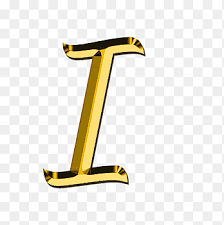
%> input picture Exsample/testImg.png, 224 x 225 px
$ octave Ex91_Centroid.m   (GNU Octave 9; MATLAB toolbox functions it lacks are replaced by stand-ins)
%> lines starting %> are read from the running program, lines starting %| are printed output that depends on the picture
% Centroid การหาจุดศูนย์ถ่วงของภาพ
% พร้อมทั้งหาแกนหลัก (Principle Axis)
% ซึ่งคือ eigen vector
clear
clf
f=imread('testImg.png');
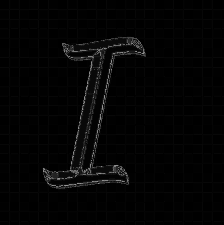
%> f: size 225x224 uint8; min 0, max 150, mean 4.6
f=im2double(f(:,:,1));
%> f: size 225x224 double
% calculate centroid
% (X-bar_K) = (M_U (1,0))/(M_U (0,0))
% (y-bar_j) = (M_U (0,1))/(M_U (0,0))
xbar = UnNormalizeMoment(f,1,0)/UnNormalizeMoment(f,0,0)
%> after the loop in UnNormalizeMoment, `for x=1:size(f,1)`: mn = 103567.7
%> xbar = 115.2
ybar = UnNormalizeMoment(f,0,1)/UnNormalizeMoment(f,0,0)
%> ybar = 99.3
% Calculate Convariance Matrix
U20 = UnNormalizeMoment(f,2,0);
%> U20 = 14878438.3
U02 = UnNormalizeMoment(f,0,2);
%> U02 = 10363676.4
U11 = UnNormalizeMoment(f,1,1);
%> U11 = 9969799
% Find Eigen Vector
C(1,1) = U20; C(2,2)=U02;
C(1,2) = U11; C(2,1)=U11;

[v,d] = eig(C)
%> v = [0.624 -0.781; -0.781 -0.624]; d = [2398892.2 0; 0 22843222.6]
feature = d(2,2)/d(1,1)
%> feature = 9.52

sc=60;

% Plot Centroid
figure(1), imshow(f)
hold on
plot(ybar, xbar, 'or')
% Plot vector of Eigen Vector แกนหลัก
quiver(ybar, xbar, sc*v(1,1),sc*v(1,2))
quiver(ybar, xbar, sc*v(2,1),sc*v(2,2))
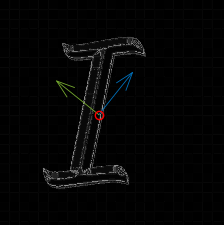
%> figure redrawn from the program's plot data

hold off
%> the run ends on the next line
theta = acose(dot([v(1,2)],[1,0]))*180/pi
% [2 lines not run here, left out]
function [mn] = UnNormalizeMoment(f, m, n)

mn=0;
for x=1:size(f,1)
    for y=1:size(f,2)
        mn = mn+((x^m)*(y^n)*f(x,y));
    end
end

function [mn] = UnNormalizeMoment(f, m, n)
mn = 0;
j = size(f,1);k=size(f,2);
for x=1:size(f,1)
    for y=1:size(f,2)
        mn=mn+((x^m)*(y^n)*f(x,y));
    end
end
mn=mn/(J^m*K^n);

function [mn] = UnNormalizeMoment(f, m, n)
mn00=NormalizeMoment(f,0,0);
mn10=NormalizeMoment(f,1,0);
mn01=NormalizeMoment(f,0,1);
xbar = mn10/mn00
ybar = mn01/mn00
mn=0;
for i=1:size(f,1)
    for j=1:size(f,2)
        mn=mn+((i-xbar)^m)*((j-ybar)^n)*f(i,j);
    end
end

end
end
end

$ run again, with Exsample/B.png copied over Exsample/testImg.png
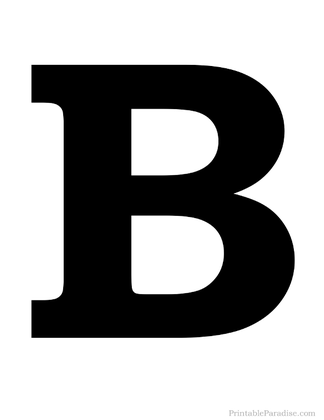
%> input picture Exsample/B.png, 324 x 420 px, shrunk from 580 x 751 before the run
%> f is the input picture: size 420x324 uint8; min 0, max 255, mean 165.2
%> f: size 420x324 double
%> after the loop in UnNormalizeMoment, `for x=1:size(f,1)`: mn = 18948537.2
%> xbar = 214.9
%> ybar = 162.5
%> U20 = 5.73e+09
%> U02 = 3.27e+09
%> U11 = 3.07e+09
%> v = [0.56 -0.828; -0.828 -0.56]; d = [1.19e+09 0; 0 7.81e+09]
%> feature = 6.55
%> `quiver(ybar, xbar, sc*v(2,1),sc*v(2,2))`:
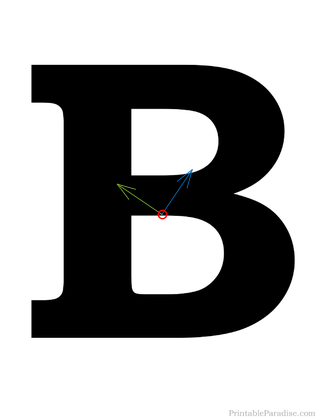
%> figure redrawn from the program's plot data
